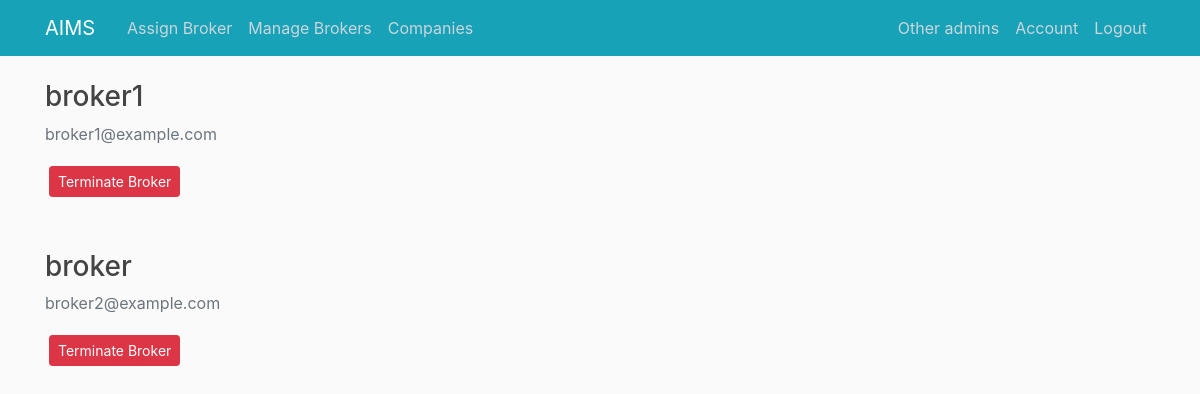
Before: /viewbrokers (signed in) with the older database file.
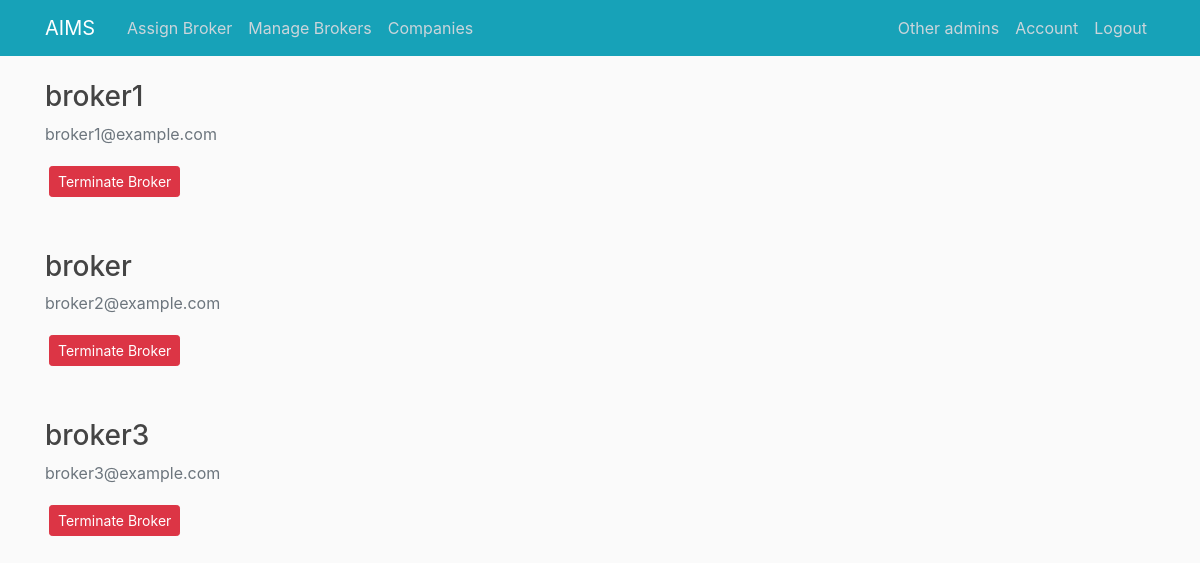
After: the same page with the newer database file.
### aims_/models.py (models this page shows, shortened)
class Broker(db.Model, UserMixin):
    id = db.Column(db.Integer, primary_key=True)
    username = db.Column(db.String(20), unique=True, nullable=False)
    email = db.Column(db.String(120), unique=True, nullable=False)
    image_file = db.Column(db.String(20), nullable=False, default='default.png')
    password = db.Column(db.String(60), nullable=False)
    sex = db.Column(db.String(20), nullable=False)
    street = db.Column(db.String(120), nullable=False)
    phone = db.Column(db.String(20), nullable=False)
    invoices = db.relationship('Invoice', backref='processor', lazy=True)

### aims_/routes.py (the view)
@app.route("/viewbrokers")
@login_required
def view_brokers():
    if session['account_type']== 'admin':
        brokers = Broker.query.all()
        return render_template('view_brokers.html', title='View Brokers',users = brokers)
    abort(403)

### aims_/models.py (called while the page is built)
@login_manager.user_loader
def load_user(user_id):
    if 'account_type' in session:
        if session['account_type'] == 'broker':
            return Broker.query.get(int(user_id))
        elif session['account_type'] == 'admin':
            return Admin.query.get(int(user_id))
        elif session['account_type'] == 'company':
            return Company.query.get(int(user_id))
    return None

### aims_/templates/view_brokers.html (shortened to what this page needs)
{% extends "layout.html" %}
{% block content %}
{% for user in users %}
    <div class="media-body">
        <h3>{{ user.username }}</h3>
        <p class="text-secondary">{{ user.email }}</p>
        <button type="button" class="btn btn-danger btn-sm m-1" data-toggle="modal" data-target="#deleteModal{{ user.id }}">Terminate
            Broker</button>
    </div>
        <div class="col-md-9 mu-5 mb-5"></div>
{% endfor %}
{% endblock content %}

### aims_/templates/layout.html (shortened to what this page needs)
<!DOCTYPE html>
<html>
<head>
  <link rel="stylesheet" href="https://maxcdn.bootstrapcdn.com/bootstrap/4.0.0/css/bootstrap.min.css">
  <link rel="stylesheet" type="text/css" href="{{ url_for('static', filename='main.css') }}">
</head>
<body>
  <header class="site-header">
    <nav class="navbar navbar-expand-md navbar-dark bg-info fixed-top">
      <div class="container">
        <a class="navbar-brand mr-4" href="/">AIMS</a>
        <div class="collapse navbar-collapse" id="navbarToggle">
          <div class="navbar-nav mr-auto">
            {% if current_user.is_authenticated %}
              {% if session['account_type']=='broker' %}
                <a class="nav-item nav-link" href="{{ url_for('view_invoices') }}">Process</a>
              {% elif session['account_type']=='admin'%}
                <a class="nav-item nav-link" href="{{ url_for('view_invoices') }}">Assign Broker</a>
                <a class="nav-item nav-link" href="{{ url_for('view_brokers') }}">Manage Brokers</a>
                <a class="nav-item nav-link" href="{{ url_for('view_companies') }}">Companies</a>
              {% endif %}
            {% else %}
              <a class="nav-item nav-link" href="{{ url_for('home') }}">Home</a>
            {% endif %}
          </div>
          <div class="navbar-nav">
            {% if current_user.is_authenticated %}
            <a class="nav-item nav-link" href="{{ url_for('fellowdisp') }}">Other {{session['account_type']}}s</a>
            <a class="nav-item nav-link" href="{{ url_for('account',user_id = current_user.id) }}">Account</a>
            <a class="nav-item nav-link" href="{{ url_for('logout') }}">Logout</a>
            {% else %}
              <a class="nav-item nav-link" href="{{ url_for('login') }}">Login</a>
              <a class="nav-item nav-link" href="{{ url_for('register') }}">Register</a>
            {% endif %}
          </div>
        </div>
      </div>
    </nav>
  </header>
  <main role="main" class="container">
    <div class="row">
      <div class="col-md-8">
        {% block content %}{% endblock %}
      </div>
      <div class="col-md-4"></div>
    </div>
  </main>
</body>
</html>

### aims_/static/main.css (style rules this page uses)
body { background: #fafafa; color: #333333; margin-top: 5rem; }
h1, h2, h3, h4, h5, h6 { color: #444444; }
.site-header .navbar-nav .nav-link { color: #cbd5db; }

Changed rows visible on the page:
added Broker: username "broker3", email "broker3@example.com"
